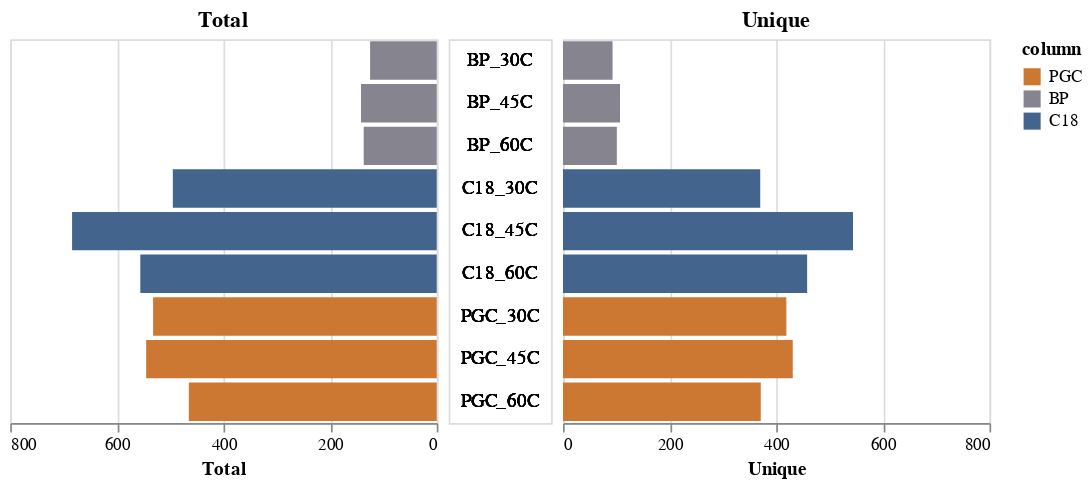

Source (notebook cell):
### Markdown cell above
Here we create a pyramid plot to show total and unique glycopeptides

### Code cell
df.loc[:, "column"] = df.condition.str.split('_', expand=True).iloc[:, 0]
domain = df.column.unique().tolist()
dom = {
    [d for d in domain if re.search('PGC', d)][0]: '#cc7833',
    [d for d in domain if re.search('BP', d)][0]: '#86858f',
    [d for d in domain if re.search('C18', d)][0]: '#43648c'
}

base = alt.Chart(df).properties(
    width=250,
    height=225
)


left = base.transform_filter(
    alt.datum.kind == 'total'
).encode(
    y=alt.Y('condition:O', axis=None),
    x=alt.X('sum(value):Q', title='Total',
            sort=alt.SortOrder('descending'),
            scale=alt.Scale(domain=(0, 800)),
            axis=alt.Axis(tickCount=4)),
    color=alt.Color('column:O', scale=alt.Scale(
            domain=list(dom.keys()), range=list(dom.values())
    ))
).mark_bar().properties(title='Total')


middle = base.encode(
    y=alt.Y('condition:O', axis=None),
    text=alt.Text('condition:O'),
).mark_text().properties(width=60)

right = base.transform_filter(
    alt.datum.kind == 'unique'
).encode(
    y=alt.Y('condition:O', axis=None),
    x=alt.X('sum(value):Q', title='Unique',
            scale=alt.Scale(domain=(0, 800)),
            axis=alt.Axis(tickCount=4)),
    color=alt.Color('column:O', scale=alt.Scale(
            domain=list(dom.keys()), range=list(dom.values())
    ))
).mark_bar().properties(title='Unique')

alt.concat(left, middle, right, spacing=5).save('Cross_Sample_Comparisons/TotalGlcyopeptides_Pyramid.svg')
alt.concat(left, middle, right, spacing=5)

### Figure 1 — Vega-Lite specification as saved in the notebook (floating-point values rounded to 4 significant figures)
{"config": {"view": {"continuousWidth": 400, "continuousHeight": 300}}, "concat": [{"mark": "bar", "encoding": {"color": {"type": "ordinal", "field": "column", "scale": {"domain": ["PGC", "BP", "C18"], "range": ["#cc7833", "#86858f", "#43648c"]}}, "x": {"type": "quantitative", "aggregate": "sum", "axis": {"tickCount": 4}, "field": "value", "scale": {"domain": [0, 800]}, "sort": "descending", "title": "Total"}, "y": {"type": "ordinal", "axis": null, "field": "condition"}}, "height": 225, "title": "Total", "transform": [{"filter": "(datum.kind === 'total')"}], "width": 250}, {"mark": "text", "encoding": {"text": {"type": "ordinal", "field": "condition"}, "y": {"type": "ordinal", "axis": null, "field": "condition"}}, "height": 225, "width": 60}, {"mark": "bar", "encoding": {"color": {"type": "ordinal", "field": "column", "scale": {"domain": ["PGC", "BP", "C18"], "range": ["#cc7833", "#86858f", "#43648c"]}}, "x": {"type": "quantitative", "aggregate": "sum", "axis": {"tickCount": 4}, "field": "value", "scale": {"domain": [0, 800]}, "title": "Unique"}, "y": {"type": "ordinal", "axis": null, "field": "condition"}}, "height": 225, "title": "Unique", "transform": [{"filter": "(datum.kind === 'unique')"}], "width": 250}], "data": {"name": "data-e116b75d1e3e2c9fd5ebb26febdeae30"}, "spacing": 5, "$schema": "https://vega.github.io/schema/vega-lite/v4.8.1.json", "datasets": {"data-e116b75d1e3e2c9fd5ebb26febdeae30": [{"experiment": "NT1", "condition": "BP_30C", "kind": "total", "value": 8, "column": "BP"}, {"experiment": "NT1", "condition": "BP_30C", "kind": "unique", "value": 8, "column": "BP"}, {"experiment": "NT1", "condition": "BP_45C", "kind": "total", "value": 17, "column": "BP"}, {"experiment": "NT1", "condition": "BP_45C", "kind": "unique", "value": 16, "column": "BP"}, {"experiment": "NT1", "condition": "BP_60C", "kind": "total", "value": 7, "column": "BP"}, {"experiment": "NT1", "condition": "BP_60C", "kind": "unique", "value": 7, "column": "BP"}, {"experiment": "NT1", "condition": "C18_30C", "kind": "total", "value": 119, "column": "C18"}, {"experiment": "NT1", "condition": "C18_30C", "kind": "unique", "value": 105, "column": "C18"}, {"experiment": "NT1", "condition": "C18_45C", "kind": "total", "value": 241, "column": "C18"}, {"experiment": "NT1", "condition": "C18_45C", "kind": "unique", "value": 212, "column": "C18"}, {"experiment": "NT1", "condition": "C18_60C", "kind": "total", "value": 184, "column": "C18"}, {"experiment": "NT1", "condition": "C18_60C", "kind": "unique", "value": 165, "column": "C18"}, {"experiment": "NT1", "condition": "PGC_30C", "kind": "total", "value": 170, "column": "PGC"}, {"experiment": "NT1", "condition": "PGC_30C", "kind": "unique", "value": 143, "column": "PGC"}, {"experiment": "NT1", "condition": "PGC_45C", "kind": "total", "value": 199, "column": "PGC"}, {"experiment": "NT1", "condition": "PGC_45C", "kind": "unique", "value": 166, "column": "PGC"}, {"experiment": "NT1", "condition": "PGC_60C", "kind": "total", "value": 156, "column": "PGC"}, {"experiment": "NT1", "condition": "PGC_60C", "kind": "unique", "value": 137, "column": "PGC"}, {"experiment": "StdEnr", "condition": "BP_30C", "kind": "total", "value": 86, "column": "BP"}, {"experiment": "StdEnr", "condition": "BP_30C", "kind": "unique", "value": 59, "column": "BP"}, {"experiment": "StdEnr", "condition": "BP_45C", "kind": "total", "value": 92, "column": "BP"}, {"experiment": "StdEnr", "condition": "BP_45C", "kind": "unique", "value": 63, "column": "BP"}, {"experiment": "StdEnr", "condition": "BP_60C", "kind": "total", "value": 105, "column": "BP"}, {"experiment": "StdEnr", "condition": "BP_60C", "kind": "unique", "value": 74, "column": "BP"}, {"experiment": "StdEnr", "condition": "C18_30C", "kind": "total", "value": 248, "column": "C18"}, {"experiment": "StdEnr", "condition": "C18_30C", "kind": "unique", "value": 154, "column": "C18"}, {"experiment": "StdEnr", "condition": "C18_45C", "kind": "total", "value": 235, "column": "C18"}, {"experiment": "StdEnr", "condition": "C18_45C", "kind": "unique", "value": 147, "column": "C18"}, {"experiment": "StdEnr", "condition": "C18_60C", "kind": "total", "value": 197, "column": "C18"}, {"experiment": "StdEnr", "condition": "C18_60C", "kind": "unique", "value": 137, "column": "C18"}, {"experiment": "StdEnr", "condition": "PGC_30C", "kind": "total", "value": 174, "column": "PGC"}, {"experiment": "StdEnr", "condition": "PGC_30C", "kind": "unique", "value": 113, "column": "PGC"}, {"experiment": "StdEnr", "condition": "PGC_45C", "kind": "total", "value": 146, "column": "PGC"}, {"experiment": "StdEnr", "condition": "PGC_45C", "kind": "unique", "value": 95, "column": "PGC"}, {"experiment": "StdEnr", "condition": "PGC_60C", "kind": "total", "value": 138, "column": "PGC"}, {"experiment": "StdEnr", "condition": "PGC_60C", "kind": "unique", "value": 86, "column": "PGC"}, {"experiment": "T10", "condition": "BP_30C", "kind": "total", "value": 31, "column": "BP"}, {"experiment": "T10", "condition": "BP_30C", "kind": "unique", "value": 26, "column": "BP"}, {"experiment": "T10", "condition": "BP_45C", "kind": "total", "value": 33, "column": "BP"}, {"experiment": "T10", "condition": "BP_45C", "kind": "unique", "value": 28, "column": "BP"}, {"experiment": "T10", "condition": "BP_60C", "kind": "total", "value": 25, "column": "BP"}, {"experiment": "T10", "condition": "BP_60C", "kind": "unique", "value": 20, "column": "BP"}, {"experiment": "T10", "condition": "C18_30C", "kind": "total", "value": 128, "column": "C18"}, {"experiment": "T10", "condition": "C18_30C", "kind": "unique", "value": 111, "column": "C18"}, {"experiment": "T10", "condition": "C18_45C", "kind": "total", "value": 208, "column": "C18"}, {"experiment": "T10", "condition": "C18_45C", "kind": "unique", "value": 185, "column": "C18"}, {"experiment": "T10", "condition": "C18_60C", "kind": "total", "value": 175, "column": "C18"}, {"experiment": "T10", "condition": "C18_60C", "kind": "unique", "value": 156, "column": "C18"}, {"experiment": "T10", "condition": "PGC_30C", "kind": "total", "value": 188, "column": "PGC"}, {"experiment": "T10", "condition": "PGC_30C", "kind": "unique", "value": 163, "column": "PGC"}, {"experiment": "T10", "condition": "PGC_45C", "kind": "total", "value": 200, "column": "PGC"}, {"experiment": "T10", "condition": "PGC_45C", "kind": "unique", "value": 170, "column": "PGC"}, {"experiment": "T10", "condition": "PGC_60C", "kind": "total", "value": 171, "column": "PGC"}, {"experiment": "T10", "condition": "PGC_60C", "kind": "unique", "value": 148, "column": "PGC"}]}}
